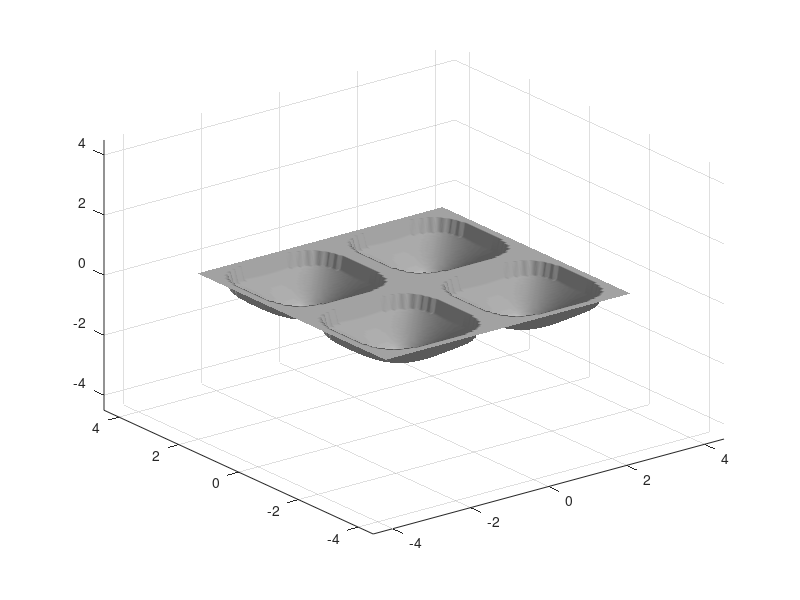

The MATLAB source for this figure: (Note: this script raises an error after producing the figure.)
clear all
close all

[x,y] = meshgrid(-1*pi:pi/64:1*pi);

z=-1*abs((sin(x).*sin(y)));

%[x,y] = meshgrid([-2:.25:2]);
%z = 10*(x.*exp(-x.^2-y.^2));


[x1 y1]=size(z);
for(i=1:x1)
    for(j=1:y1)
        if(z(i,j)>-0.2)
            z(i,j)=0.2;
        end
    end
end
nn=1
    figure(nn)    
    nn=nn+1;
    S = [0,45]
    surfl(x,y,z,S);
    shading interp %faceted % flat %interp
    colormap(gray);
    h=4.5;
    ax=4.5
    ay=4.5

    axis([-ax  ax  -ay  ay  -h  h])
    t=[1 0 0 -0.5;0 1 0 -0.5; 0 0 -1 10; 0 0 0  1]
    view(t)
    
    stop
    
    
for(n=2:-0.2:0.002)
    figure(nn)    
    nn=nn+1;
    S = [0,45]
  %  lighting flat %none
    surfl(x,y,z,S);
    shading interp %faceted % flat %interp
    colormap(gray);
    h=n;
    ax=4.5
    ay=4.5

    axis([-ax  ax  -ay  ay  -h  h])
    
    t=[1 0 0 -0.5;0 1 0 -0.5; 0 0 -1 10; 0 0 0  1]
    view(t)
 
    
  %  contour(z)
 
end
    

